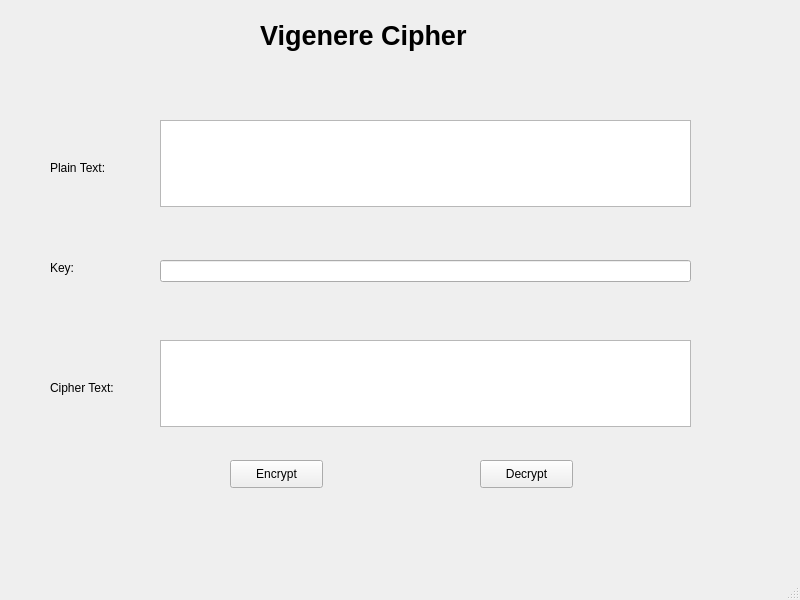
<?xml version="1.0" encoding="UTF-8"?>
<ui version="4.0">
 <class>MainWindow</class>
 <widget class="QMainWindow" name="MainWindow">
  <property name="geometry">
   <rect>
    <x>0</x>
    <y>0</y>
    <width>800</width>
    <height>600</height>
   </rect>
  </property>
  <property name="windowTitle">
   <string>MainWindow</string>
  </property>
  <widget class="QWidget" name="centralwidget">
   <widget class="QLabel" name="label">
    <property name="geometry">
     <rect>
      <x>260</x>
      <y>0</y>
      <width>271</width>
      <height>71</height>
     </rect>
    </property>
    <property name="font">
     <font>
      <pointsize>20</pointsize>
      <weight>75</weight>
      <bold>true</bold>
     </font>
    </property>
    <property name="text">
     <string>Vigenere Cipher</string>
    </property>
   </widget>
   <widget class="QLabel" name="label_2">
    <property name="geometry">
     <rect>
      <x>50</x>
      <y>160</y>
      <width>71</width>
      <height>16</height>
     </rect>
    </property>
    <property name="text">
     <string>Plain Text:</string>
    </property>
   </widget>
   <widget class="QLabel" name="label_3">
    <property name="geometry">
     <rect>
      <x>50</x>
      <y>260</y>
      <width>55</width>
      <height>16</height>
     </rect>
    </property>
    <property name="text">
     <string>Key:</string>
    </property>
   </widget>
   <widget class="QLabel" name="label_4">
    <property name="geometry">
     <rect>
      <x>50</x>
      <y>380</y>
      <width>91</width>
      <height>16</height>
     </rect>
    </property>
    <property name="text">
     <string>Cipher Text:</string>
    </property>
   </widget>
   <widget class="QTextEdit" name="txt_plain_text">
    <property name="geometry">
     <rect>
      <x>160</x>
      <y>120</y>
      <width>531</width>
      <height>87</height>
     </rect>
    </property>
   </widget>
   <widget class="QLineEdit" name="txt_key">
    <property name="geometry">
     <rect>
      <x>160</x>
      <y>260</y>
      <width>531</width>
      <height>22</height>
     </rect>
    </property>
   </widget>
   <widget class="QTextEdit" name="txt_cipher_text">
    <property name="geometry">
     <rect>
      <x>160</x>
      <y>340</y>
      <width>531</width>
      <height>87</height>
     </rect>
    </property>
   </widget>
   <widget class="QPushButton" name="btn_encrypt">
    <property name="geometry">
     <rect>
      <x>230</x>
      <y>460</y>
      <width>93</width>
      <height>28</height>
     </rect>
    </property>
    <property name="text">
     <string>Encrypt</string>
    </property>
   </widget>
   <widget class="QPushButton" name="btn_decrypt">
    <property name="geometry">
     <rect>
      <x>480</x>
      <y>460</y>
      <width>93</width>
      <height>28</height>
     </rect>
    </property>
    <property name="text">
     <string>Decrypt</string>
    </property>
   </widget>
  </widget>
  <widget class="QMenuBar" name="menubar">
   <property name="geometry">
    <rect>
     <x>0</x>
     <y>0</y>
     <width>800</width>
     <height>26</height>
    </rect>
   </property>
  </widget>
  <widget class="QStatusBar" name="statusbar"/>
 </widget>
 <resources/>
 <connections/>
</ui>
